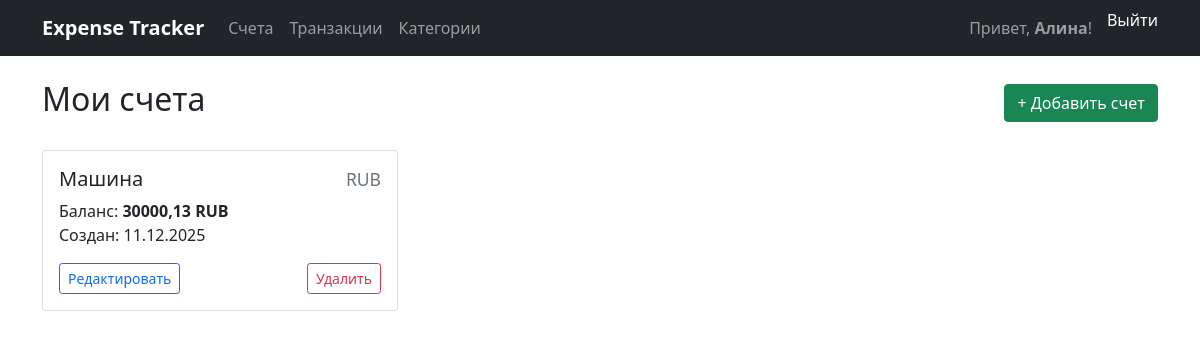
The app's page /accounts/ (signed in), older data.
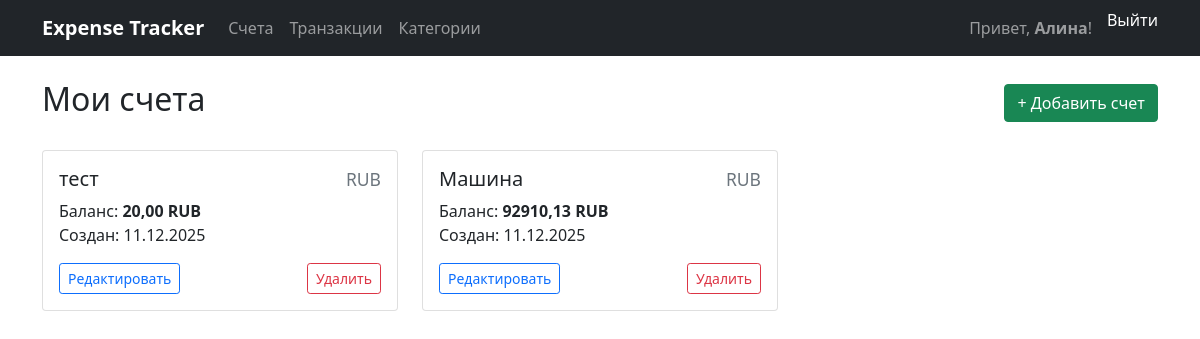
The same page, newer data.
### expenses/models.py (models this page shows, shortened)
class Account(models.Model):
    owner = models.ForeignKey(User, on_delete=models.CASCADE, related_name='accounts')
    name = models.CharField(max_length=120)
    currency = models.CharField(max_length=3, default='RUB')
    balance = models.DecimalField(max_digits=12, decimal_places=2, default=Decimal('0.00'))
    created_at = models.DateTimeField(auto_now_add=True)
    class Meta:
        ordering = ['-created_at']

### expenses/views.py (the view)
# urls.py: path('accounts/', views.AccountListView.as_view(), name='account_list'),
class AccountListView(LoginRequiredMixin, ListView):
    model = Account
    template_name = 'expenses/account_list.html'
    def get_queryset(self):
        return Account.objects.filter(owner=self.request.user)

### expenses/templates/expenses/account_list.html
{% extends 'expenses/base.html' %}
{% block content %}
<div class="d-flex justify-content-between align-items-center mb-4">
    <h2>Мои счета</h2>
    <a href="{% url 'expenses:account_add' %}" class="btn btn-success">+ Добавить счет</a>
</div>
<div class="row">
    {% for account in account_list %}
    <div class="col-md-4 mb-3">
        <div class="card">
            <div class="card-body">
                <h5 class="card-title d-flex justify-content-between align-items-center">
                    <span>{{ account.name }}</span>
                    <small class="text-muted">{{ account.currency }}</small>
                </h5>
                <p class="card-text">
                    Баланс: <strong>{{ account.balance }} {{ account.currency }}</strong><br>
                    Создан: {{ account.created_at|date:"d.m.Y" }}
                </p>
                <div class="d-flex justify-content-between">
                    <a href="{% url 'expenses:account_edit' account.pk %}" class="btn btn-sm btn-outline-primary">Редактировать</a>
                    <a href="{% url 'expenses:account_delete' account.pk %}" class="btn btn-sm btn-outline-danger">Удалить</a>
                </div>
            </div>
        </div>
    </div>
    {% empty %}
    <div class="col-12">
        <div class="alert alert-info">У вас пока нет счетов. <a href="{% url 'expenses:account_add' %}">Создайте первый счет</a></div>
    </div>
    {% endfor %}
</div>
{% endblock %}

Row changes from the older to the newer data that the page shows:
added Account: name "тест", currency "RUB", balance "20,00", created_at "11.12.2025"
changed Account "Машина": balance "30000,13" → "92910,13"
